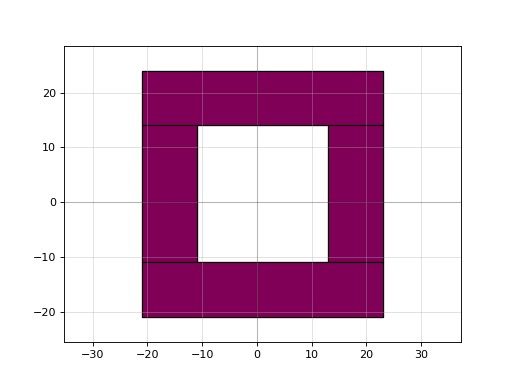

Write the Python code that produced this figure.
import gdsfactory as gf

c = gf.components.seal_ring(bbox=[[-1.0, -1.0], [3.0, 4.0]], width=10, padding=10.0, with_north=True, with_south=True, with_east=True, with_west=True)
c.plot()
